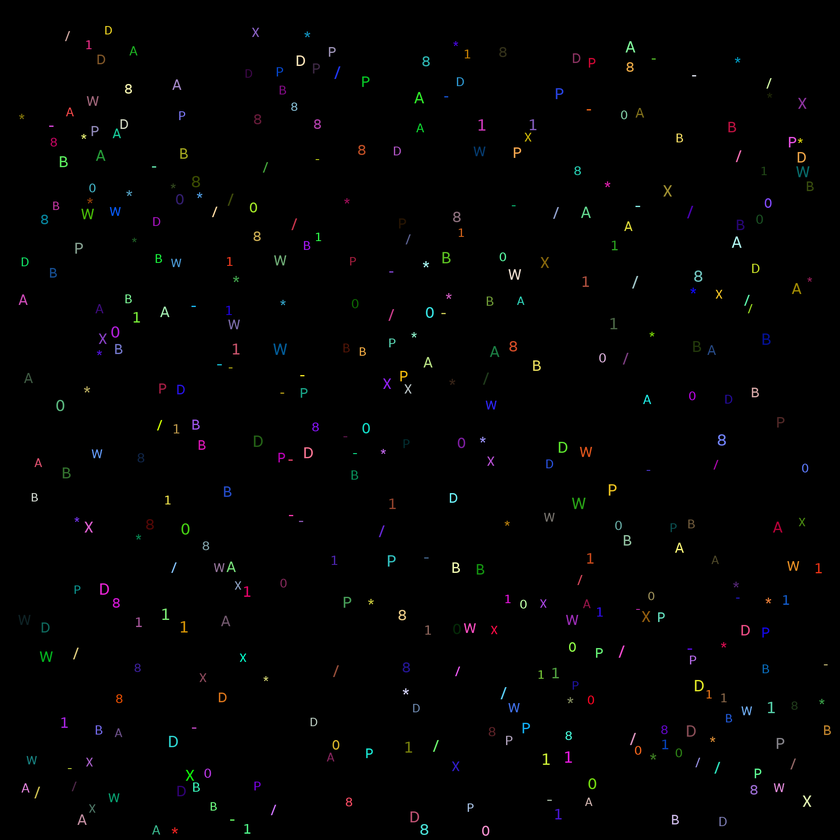
#> input picture Alphabet/symbols.png, 840 x 840 px, shrunk from 2000 x 2000 before the run, found by its file name
$ python alphabet.py
#> lines starting #> are read from the running program, lines starting #| are printed output that depends on the picture
# -*- coding: utf-8 -*-
import numpy as np
from skimage import filters
from skimage.measure import label, regionprops
from skimage import morphology
from skimage import draw
import matplotlib.pyplot as plt


def count_holes(s):
    s = np.logical_not(s).astype('uint8')

    ss = np.ones((s.shape[0] + 2, s.shape[1] + 2))
    ss[1:-1, 1:-1] = s
    LBs = label(ss)
    LBs[LBs == 1] = 0

    return len(np.unique(LBs))-1

def has_vline(s):
    line = np.sum(s, 0) // s.shape[0]
    return 1 in line

def hole_centers(s):
    s = np.logical_not(s).astype('uint8')
    ss = np.ones((s.shape[0] + 2, s.shape[1] + 2))
    ss[1:-1, 1:-1] = s
    LBs = label(ss)
    LBs[LBs == 1] = 0
    centers = []
    labels = np.unique(LBs)
    for lb in labels:
        if lb == 0:
            continue
        x = int(np.mean(np.where(LBs == lb)[0]))
        y = int(np.mean(np.where(LBs == lb)[1]))
        centers.append((x,y))
    return centers

# Считает кол-во штрихов
def count_hatch(s):
    up = s[0, :]
    upe = np.zeros(len(up) + 2)
    upe[1: -1] = up
    upe = np.abs(np.diff(upe))

    intervals = np.where(upe > 0)[0]
    points_up = []

    for p1, p2 in zip( intervals[::2], intervals[1::2]):
        points_up.append((p2+p1) // 2)
#    print(points_up)

    down = s[-1, :]
    downe = np.zeros(len(down) + 2)
    downe[1: -1] = down
    downe = np.abs(np.diff(downe))

    intervals = np.where(downe > 0)[0]
    points_down = []

    for p1, p2 in zip( intervals[::2], intervals[1::2]):
        points_down.append((p2+p1) // 2)
#    print(points_down)
    h = 0 # Кол-во штрихов.
    for p1 in points_up:
        for p2 in points_down:
            line = draw.line(0, p1, s.shape[0] - 1, p2)
            if np.all(s[line] == 1):
                h += 1
#    print (h)
    if (h == 0):
        h = has_vline(s)
    return h

def recognite(s):
#   Смотрим кол-во отверстий в букве.
    holes = count_holes(s)
    if holes == 2:
#        Считаем штрихи
        hatches = count_hatch(s)
        if hatches == 1:
            return "B"
        else:
            return "8"
    elif holes == 1:
        hatches = count_hatch(s)
        if hatches > 0:
            if has_vline(s):
                if hole_centers(s)[0][0] <= s.shape[0]/2.6:
                    return "P"
                else:
                    return "D"
            else:
                return "A"
        else:
            return "0"
    else:
        hatches = count_hatch(s)
#        print(hatches)
        ratio = s.shape[0] / s.shape[1] # Соотношение (процентное) высоты к ширине
#        print("Ratio = ", ratio)
        if (hatches == 4):
            return "W"
        elif hatches == 2:
            return "X"
        elif has_vline(s) and ratio > 1:
            return "1"
        elif (hatches == 1) and (0.9 < ratio < 1.1):
            return "*"
        elif (hatches == 1) and (1.9 < ratio < 2.1):
            return "/"
        elif (hatches == 1) and (ratio < 0.5):
            return "-"
    return ""

if __name__ == "__main__":

    alphabet = plt.imread("C:/Users/1052126/Desktop/symbols.png")
#> alphabet is the input picture: shape (840, 840, 3) float32; mean R, G, B 0.0077, 0.00774, 0.00781
    alphabet = np.mean(alphabet, 2)
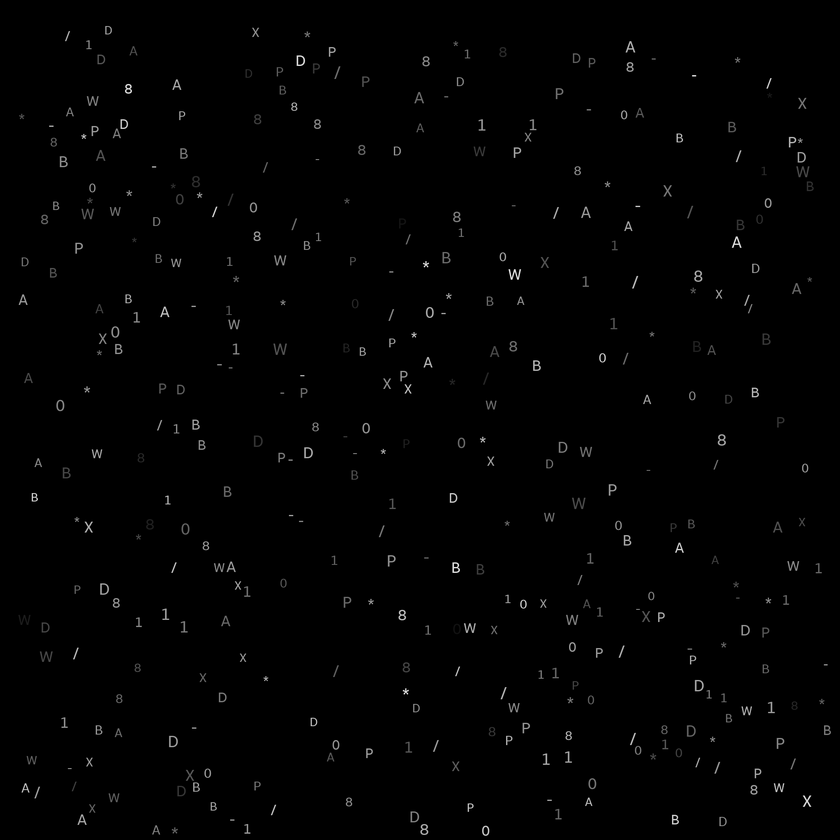
#> alphabet: shape (840, 840) float32; min 0, max 0.988, mean 0.00775
    thresh = filters.threshold_otsu(alphabet)
#> thresh = 0.21

    alphabet[alphabet < thresh] = 0
    alphabet[alphabet >= thresh] = 1
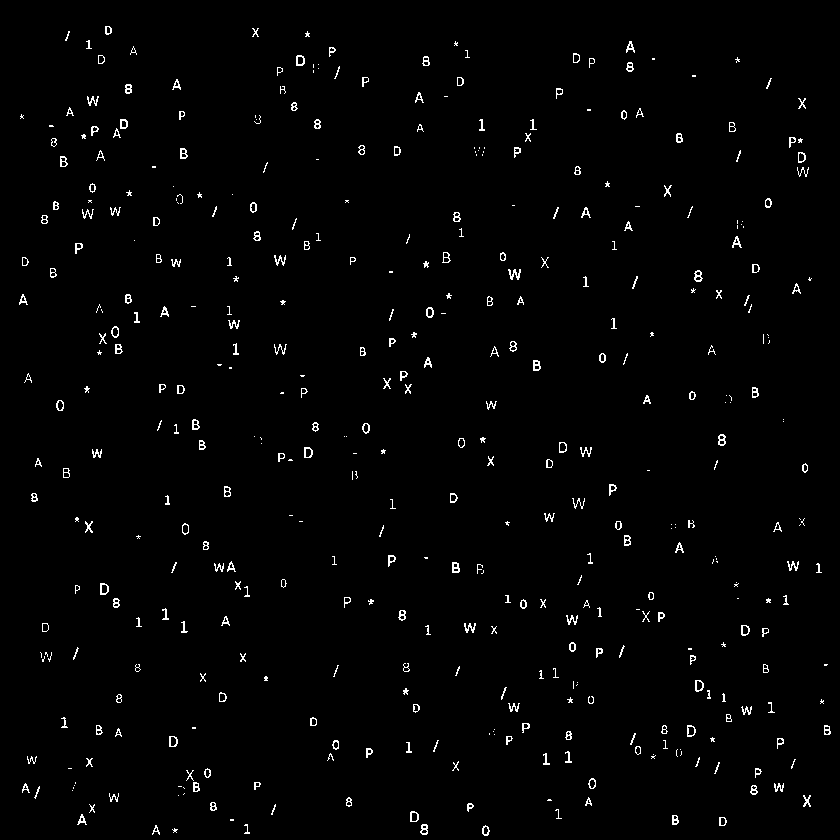
#> alphabet: shape (840, 840) float32; values 0 (black) and 1 (white), 1.5% white in thin lines or dots

    count = len(np.unique(label(alphabet)))
#> count = 439

    b_alpha = np.zeros_like(alphabet)
    b_alpha[alphabet < thresh] = 0
    b_alpha[alphabet >= thresh] = 1
    plt.figure(figsize = (20,20))
    plt.imshow(b_alpha)
    LB = label(b_alpha)
    props = regionprops(LB)

    count_symbols = {};
    index = 0;
    while (True):
        try:
           s = props[index].image
           if count_symbols.get(recognite(s)):
               count_symbols[recognite(s)] = count_symbols[recognite(s)] + 1
               if recognite(s) == '':
                   plt.imshow(s)
                   plt.show()
#                   pass
           else:
               count_symbols[recognite(s)] = 1
           index += 1
        except Exception as e:
            print(e)
            break;
    print(count_symbols)
